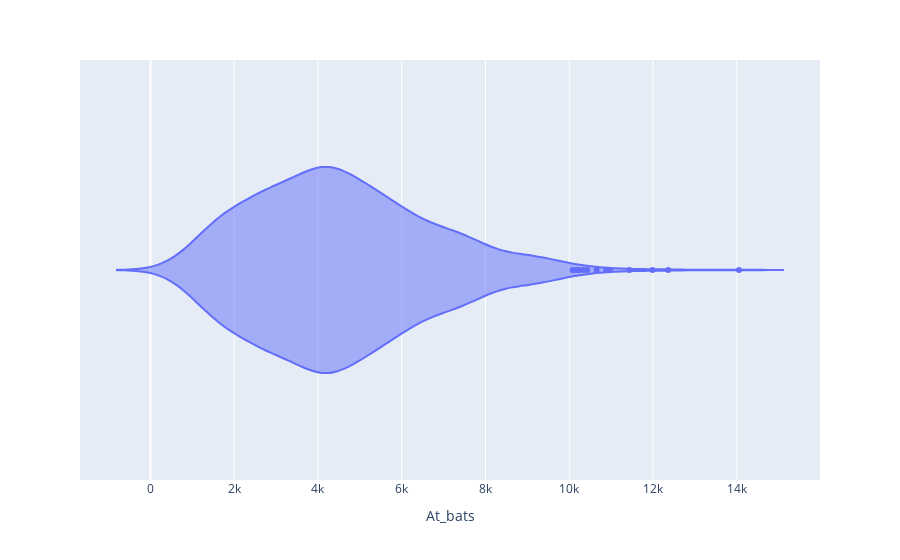

Write notebook code for a chart like this one.
### Code cell
px.violin(data_frame=df_only_num, x='At_bats')

### Figure 1 — Plotly figure (JSON) as saved in the notebook; plotly's stock layout.template omitted (floating-point values rounded to 4 significant figures; data arrays with more than 128 entries replaced by an {"elided": "..."} marker saying what was removed)
{"data": [{"alignmentgroup": "True", "box": {"visible": false}, "hovertemplate": "At_bats=%{x}<extra></extra>", "legendgroup": "", "marker": {"color": "#636efa"}, "name": "", "offsetgroup": "", "orientation": "h", "scalegroup": "True", "showlegend": false, "type": "violin", "x": {"elided": "1340 int values"}, "x0": " ", "xaxis": "x", "y0": " ", "yaxis": "y"}], "layout": {"legend": {"tracegroupgap": 0}, "margin": {"t": 60}, "violinmode": "group", "xaxis": {"anchor": "y", "domain": [0, 1], "title": {"text": "At_bats"}}, "yaxis": {"anchor": "x", "domain": [0, 1]}}}
